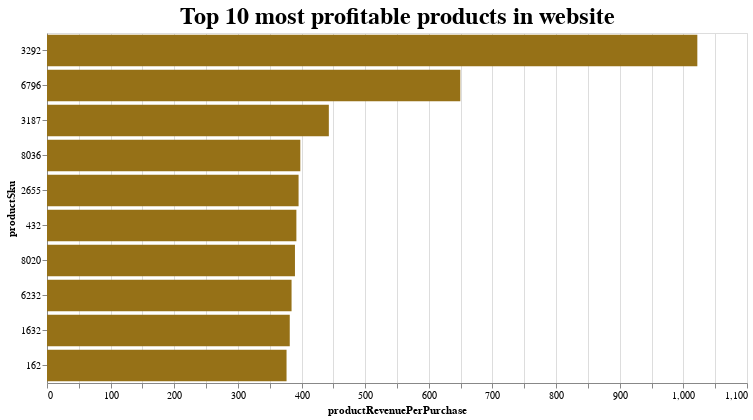

Source (notebook cell):
### Code cell
products = products.sort('productRevenuePerPurchase', descending=True).head(10).to_pandas()
alt.Chart(
    products, 
    width=700, 
    height=350, 
    title='Top 10 most profitable products in website',
).mark_bar().encode(
    x = alt.X('productRevenuePerPurchase:Q'),
    y = alt.Y('productSku:N', sort='-x'),
    color = alt.value('#967117'),
    tooltip = alt.Tooltip(['productSku', 'productRevenuePerPurchase',], format=',.2f')
).configure_title(fontSize=24)

### Figure 1 — Vega-Lite specification as saved in the notebook (floating-point values rounded to 4 significant figures)
{"config": {"view": {"continuousWidth": 400, "continuousHeight": 300}, "title": {"fontSize": 24}}, "data": {"name": "data-ae661aa04f9abfa92f292adf263f38e4"}, "mark": "bar", "encoding": {"color": {"value": "#967117"}, "tooltip": [{"field": "productSku", "format": ",.2f", "type": "nominal"}, {"field": "productRevenuePerPurchase", "format": ",.2f", "type": "quantitative"}], "x": {"field": "productRevenuePerPurchase", "type": "quantitative"}, "y": {"field": "productSku", "sort": "-x", "type": "nominal"}}, "height": 350, "title": "Top 10 most profitable products in website", "width": 700, "$schema": "https://vega.github.io/schema/vega-lite/v4.17.0.json", "datasets": {"data-ae661aa04f9abfa92f292adf263f38e4": [{"productSku": "3292", "productRevenuePerPurchase": 1022.0, "uniquePurchases": 88, "itemQuantity": 90, "revenuePerItem": 999.2, "itemsPerPurchase": 1.023, "itemRevenue": 89930.0}, {"productSku": "6796", "productRevenuePerPurchase": 649.5, "uniquePurchases": 15, "itemQuantity": 34, "revenuePerItem": 286.5, "itemsPerPurchase": 2.267, "itemRevenue": 9742.0}, {"productSku": "3187", "productRevenuePerPurchase": 442.9, "uniquePurchases": 10, "itemQuantity": 10, "revenuePerItem": 442.9, "itemsPerPurchase": 1.0, "itemRevenue": 4429.0}, {"productSku": "8036", "productRevenuePerPurchase": 398.1, "uniquePurchases": 119, "itemQuantity": 157, "revenuePerItem": 301.7, "itemsPerPurchase": 1.319, "itemRevenue": 47370.0}, {"productSku": "2655", "productRevenuePerPurchase": 395.3, "uniquePurchases": 336, "itemQuantity": 345, "revenuePerItem": 385.0, "itemsPerPurchase": 1.027, "itemRevenue": 132800.0}, {"productSku": "432", "productRevenuePerPurchase": 391.9, "uniquePurchases": 380, "itemQuantity": 496, "revenuePerItem": 300.2, "itemsPerPurchase": 1.305, "itemRevenue": 148900.0}, {"productSku": "8020", "productRevenuePerPurchase": 389.7, "uniquePurchases": 302, "itemQuantity": 428, "revenuePerItem": 274.9, "itemsPerPurchase": 1.417, "itemRevenue": 117700.0}, {"productSku": "6232", "productRevenuePerPurchase": 384.3, "uniquePurchases": 332, "itemQuantity": 424, "revenuePerItem": 300.9, "itemsPerPurchase": 1.277, "itemRevenue": 127600.0}, {"productSku": "1632", "productRevenuePerPurchase": 381.5, "uniquePurchases": 382, "itemQuantity": 502, "revenuePerItem": 290.3, "itemsPerPurchase": 1.314, "itemRevenue": 145700.0}, {"productSku": "162", "productRevenuePerPurchase": 376.4, "uniquePurchases": 96805, "itemQuantity": 166330, "revenuePerItem": 219.1, "itemsPerPurchase": 1.718, "itemRevenue": 36440000.0}]}}
